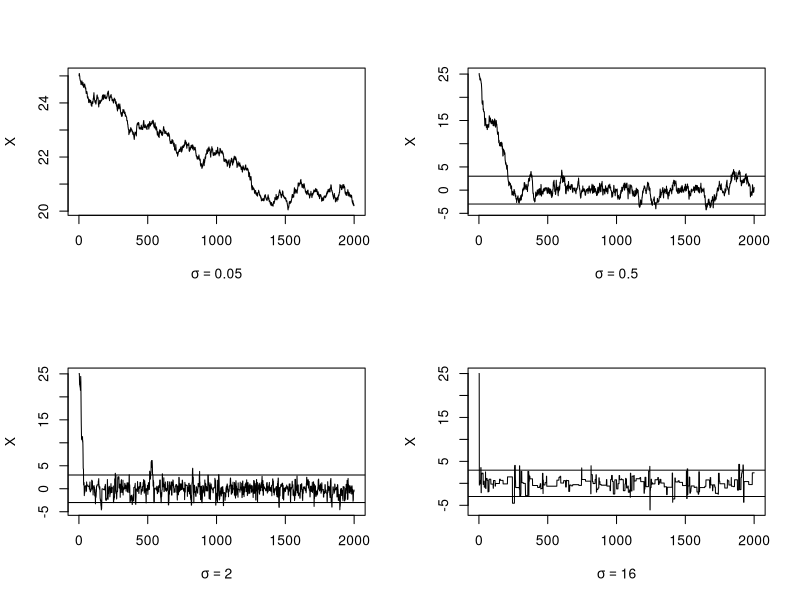

This figure's R source:
## ---- chunk 1
library(knitr)
knitr::opts_chunk$set(echo = TRUE)
# library(snowfall)
set.seed(1111)
## ---- chunk 2
dlaplace <- function(x) exp(-abs(x))
## ---- chunk 3
rw.Metropolis <- function(sigma, x0, N) {
  x <- numeric(N)
  x[1] <- x0
  u <- runif(N)
  k <- 0
  for (i in 2:N) {
    y <- rnorm(1, x[i-1], sigma)
    if (u[i] <= (dlaplace(y) / dlaplace(x[i-1])))
      x[i] <- y else {
      x[i] <- x[i-1]
      k <- k + 1
    }
  }
  return(list(x=x, k=k))
}
## ---- chunk 4
set.seed(12345)

# data preparation, setting 1
N <- 2000
sigma <- c(.05, .5, 2, 16)

x0 <- 25
rw1 <- rw.Metropolis(sigma[1], x0, N)
rw2 <- rw.Metropolis(sigma[2], x0, N)
rw3 <- rw.Metropolis(sigma[3], x0, N)
rw4 <- rw.Metropolis(sigma[4], x0, N)

# Rate of candidate points rejected
cat(" Accept rate: \n", 1-c(rw1$k /N, rw2$k /N, rw3$k /N, rw4$k /N))
## ---- chunk 5
library(rmutil)                       # for qlaplace
refline <- qlaplace(c(.025, .975))    # target quantile value

par(mfrow=c(2,2))
plot(1:N, rw1$x, "l", xlab=expression(sigma==0.05), ylab="X")
abline(h=refline)
plot(1:N, rw2$x, "l", xlab=expression(sigma==0.5), ylab="X")
abline(h=refline)
plot(1:N, rw3$x, "l", xlab=expression(sigma==2), ylab="X")
abline(h=refline)
plot(1:N, rw4$x, "l", xlab=expression(sigma==16), ylab="X")
abline(h=refline)
## ---- chunk 6
library(rmutil)                           # for laplace distribution
a <- c(.05, seq(.1, .9, .1), .95)         # quantile points
Q <- qlaplace(a)                          # theritical quantiles
rw <- cbind(rw1$x, rw2$x, rw3$x, rw4$x)   
mc <- rw[501:N, ]
Qrw <- apply(mc, 2, function(x) quantile(x, a))  # calculate rw quantiles
# print(round(cbind(Q, Qrw), 3))          # for command line
# xtable::xtable(round(cbind(Q, Qrw), 3)) # latex format for pdf
kable(round(cbind(Q, rw1=Qrw[,1], rw2=Qrw[,2], rw3=Qrw[,3], rw4=Qrw[,4]), 3), caption="Quantiles of Target Distribution and Chines")
